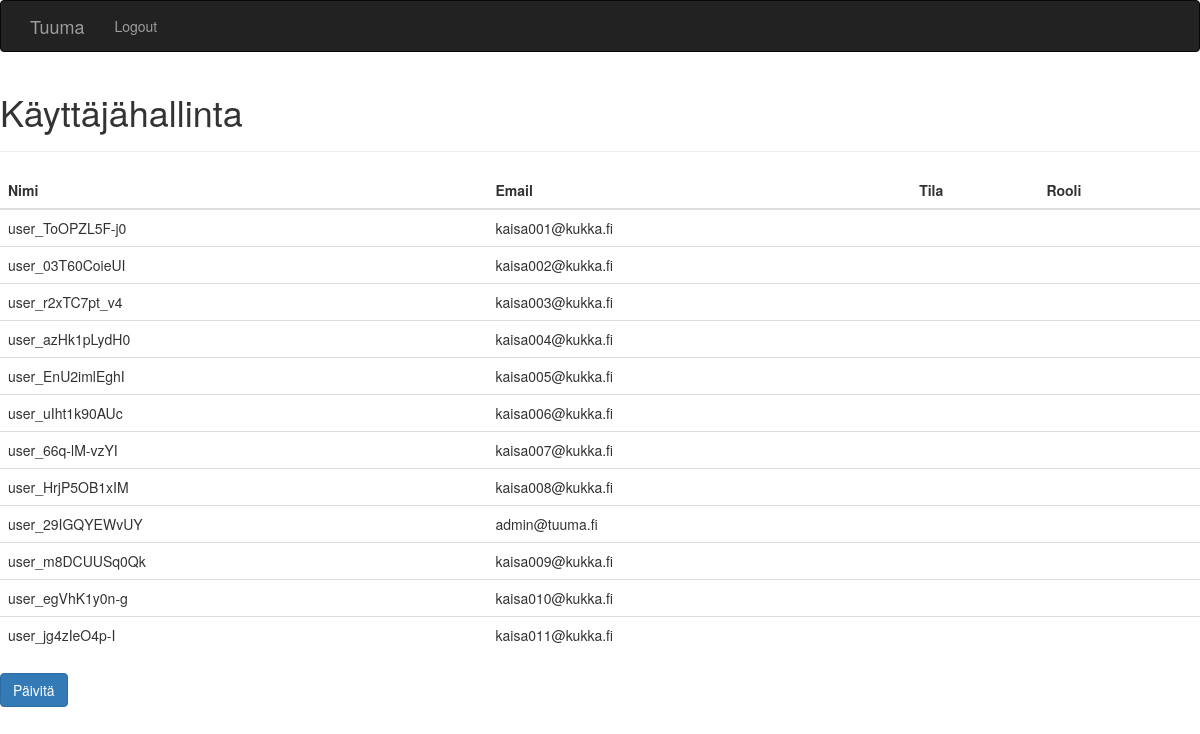
The page /editusers (signed in) on the database as committed earlier.
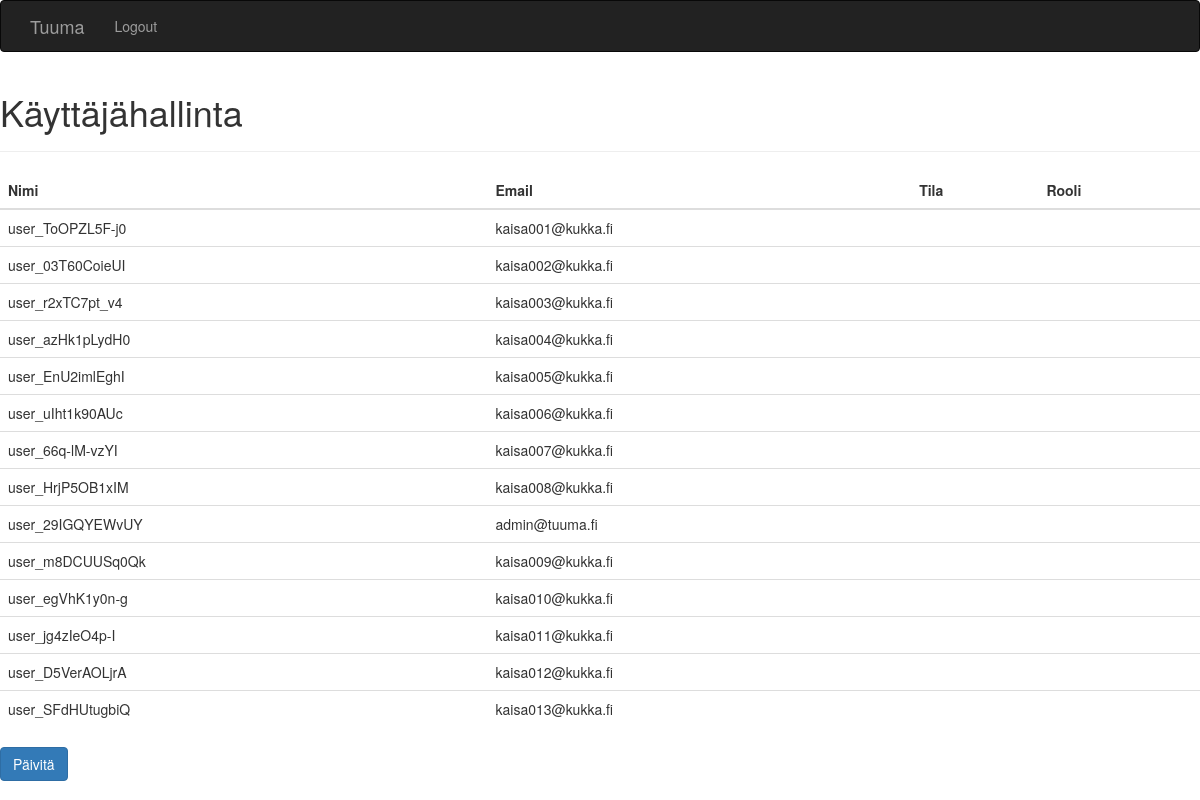
The same page on the database as committed later.
### app/models.py (models this page shows, shortened)
class Users(db.Model, UserMixin):
    __tablename__ = 'users'
    id = db.Column(db.Integer, primary_key=True)
    username = db.Column(db.String(120), unique=True, nullable=False)
    firstname = db.Column(db.String(120), nullable=False)
    lastname = db.Column(db.String(120), nullable=False)
    email = db.Column(db.String(120), unique=True, nullable=False)
    phone = db.Column(db.String(120), unique=True, nullable=False)
    country = db.Column(db.String(120), nullable=False)
    password = db.Column(db.String(128), nullable=False)
    confirmed = db.Column(db.Boolean, default=False)
    is_active = db.Column(db.Boolean, default=False)
    role = db.Column(db.Integer, default=1)
    member_since = db.Column(db.DateTime, default=datetime.utcnow)

### app/auth/views.py (the view, shortened to what this page needs)
@auth.route('/editusers', methods=['GET', 'POST'])
@login_required
@admin_required
def editusers():
    users = Users.query.all()
    form = UserEditForm()
    return render_template('admin/editusers.html', form=form, users=users)

### app/models.py (called while the page is built)
@login_manager.user_loader
def load_user(user_id):
    return Users.query.get(int(user_id))

### app/templates/admin/editusers.html (shortened to what this page needs)
{% extends "base_auth.html" %}
{% import "bootstrap/wtf.html" as wtf %}
{% block content %}
<div class="page-header">
    <h1>Käyttäjähallinta</h1>
</div>
<form method="POST" action="">
    <table class="table">
        <thead>
            <tr>
                <th>Nimi</th>
                <th>Email</th>
                <th>Tila</th>
                <th>Rooli</th>
            </tr>
        </thead>
        <tbody>
          {% for user in users %}
          <tr>
              <td>{{ user.username }}</td>
              <td>{{ user.email }}</td>
              <td>{{ form[user.id].is_active() if user.id in form else '' }}</td>
              <td>{{ form[user.id].role.label if user.id in form else '' }}</td>
          </tr>
          {% endfor %}
        </tbody>
    </table>
    <button type="submit" class="btn btn-primary">Päivitä</button>
</form>
{% endblock %}

### app/templates/base_auth.html (shortened to what this page needs)
{% extends "bootstrap/base.html" %}
{% block navbar %}
<div class="navbar navbar-inverse" role="navigation">
    <div class="container">
        <div class="navbar-header">
            <a class="navbar-brand" href="/auth/home">Tuuma</a>
        </div>
        <div class="navbar-collapse collapse">
            <ul class="nav navbar-nav navbar-righ">
                <li><a href="{{ url_for('main.logout') }}">Logout</a></li>
            </ul>
        </div>
    </div>
</div>
{% endblock %}

Rows that differ between the two databases and show on the page:
added Users: username "user_D5VerAOLjrA", email "kaisa012@kukka.fi"
added Users: username "user_SFdHUtugbiQ", email "kaisa013@kukka.fi"
